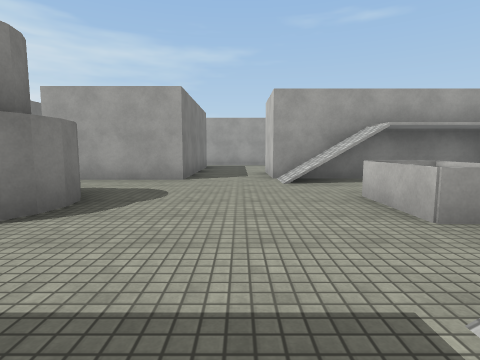
view 1 (above)

24 first-person views from a walk through a Unity game level. The camera is 1.3 m above the floor, tilts 6° down and sees 80° across. The floor is counted in squares, 2 m on a side. Each view is taken from the middle of a square. On the plan, view 1 faces up. The plan holds only what a view shows up to about 9 squares ahead; the rest is blank. The place goes on beyond the plan. Surface patterns are stand-ins for the level's own textures.

view 2
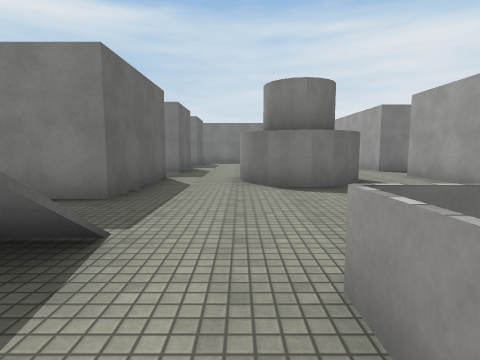

view 3
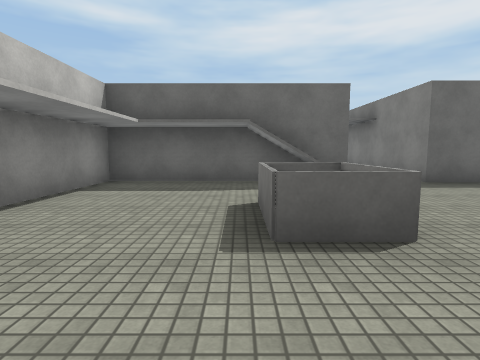

view 4
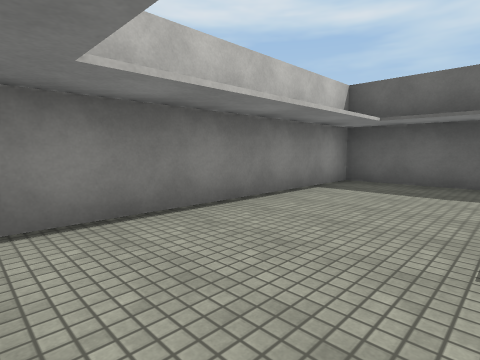

view 5
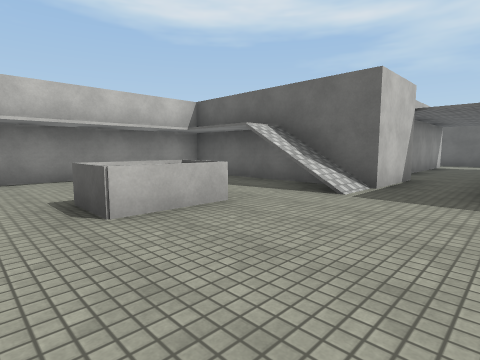

view 6
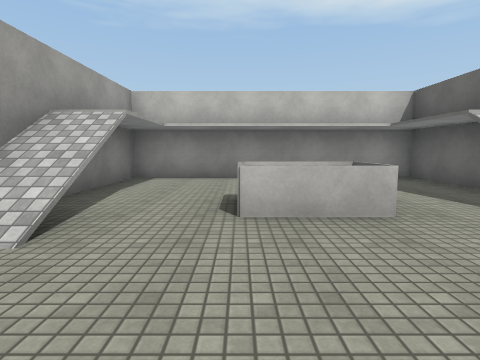

view 7
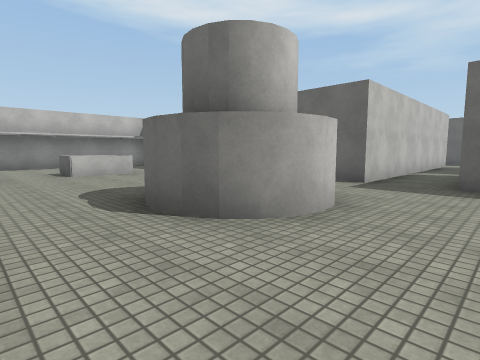

view 8
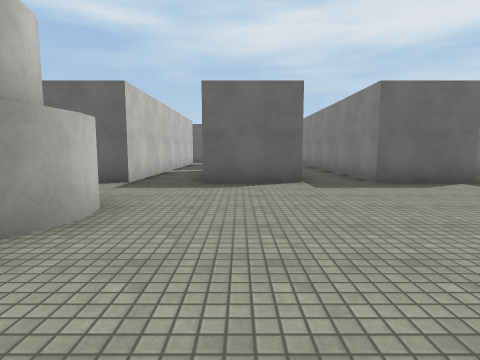

view 9
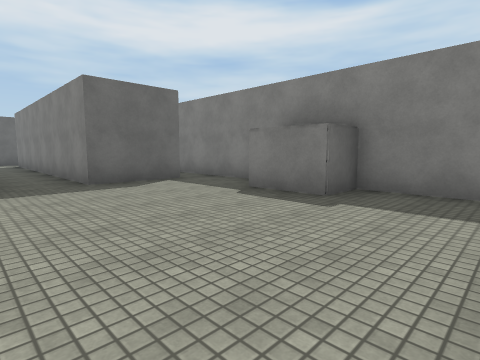

view 10
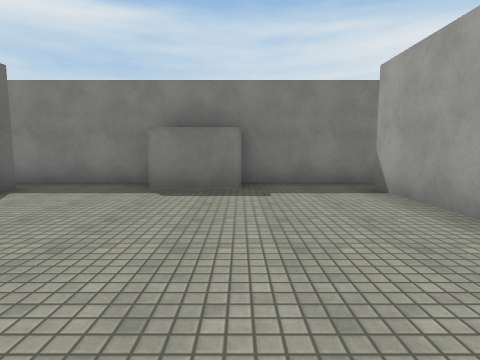

view 11
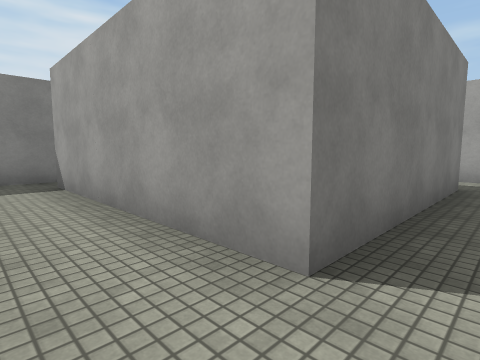

view 12
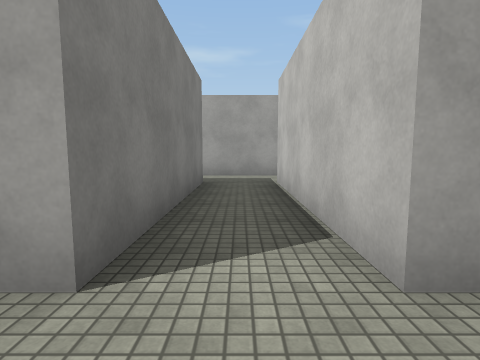

view 13
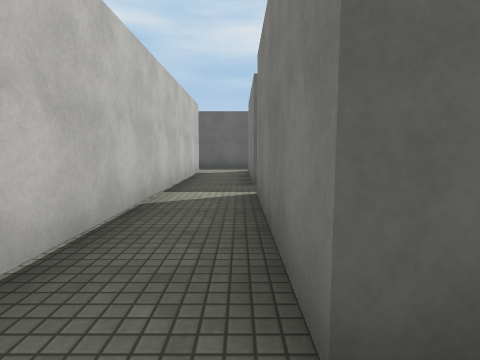

view 14
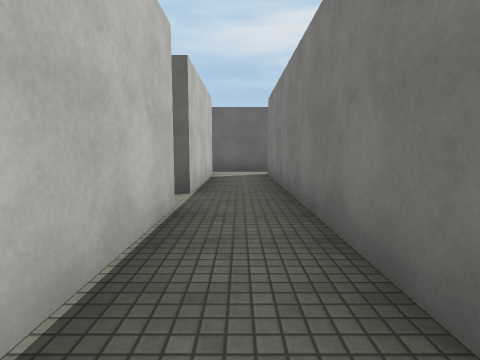

view 15
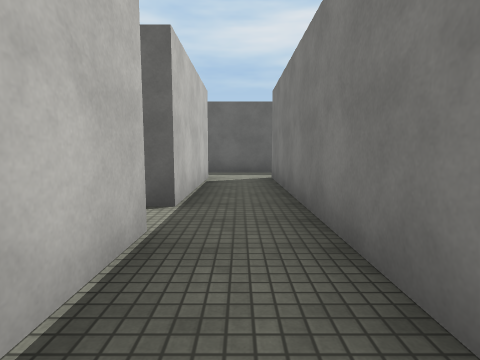

view 16
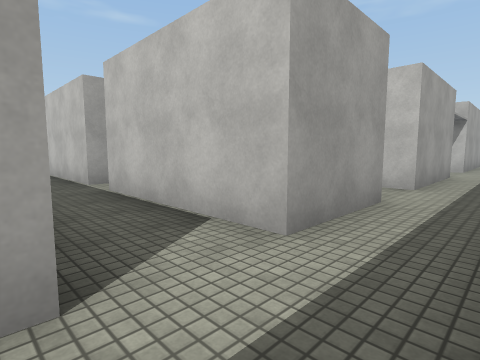

view 17
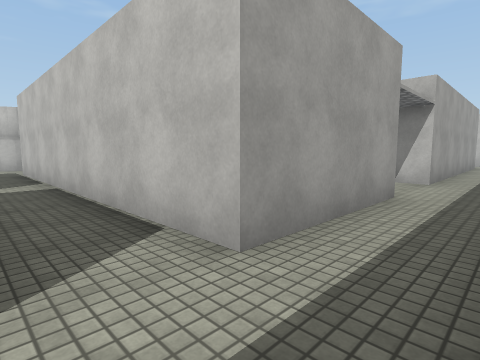

view 18
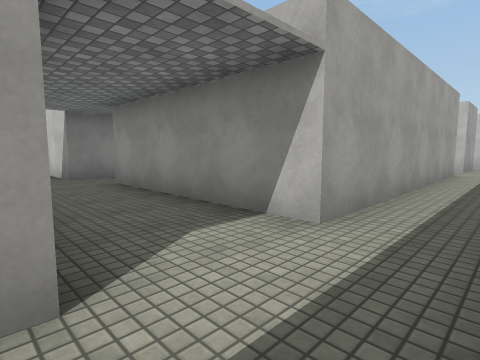

view 19
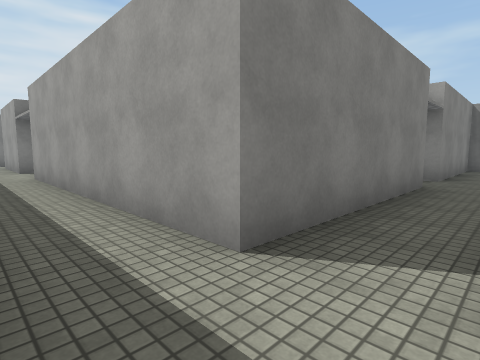

view 20
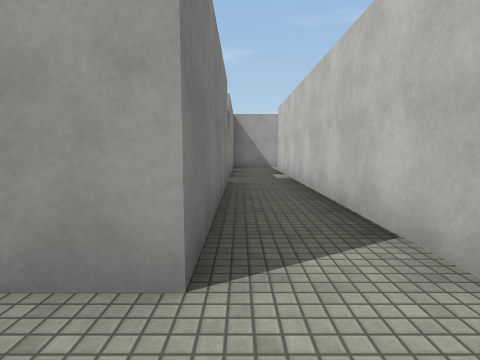

view 21
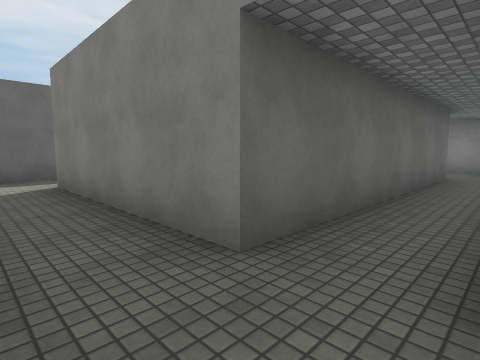

view 22
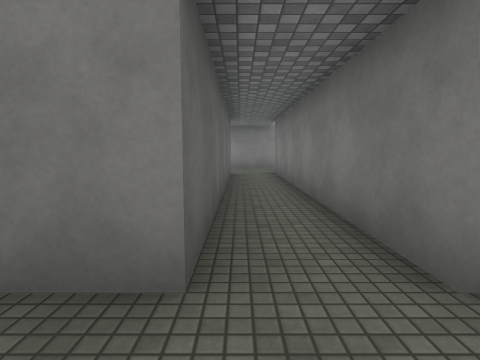

view 23
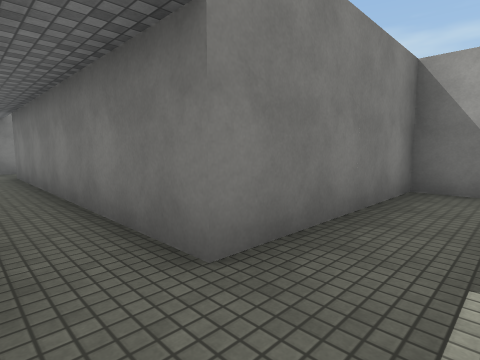

view 24
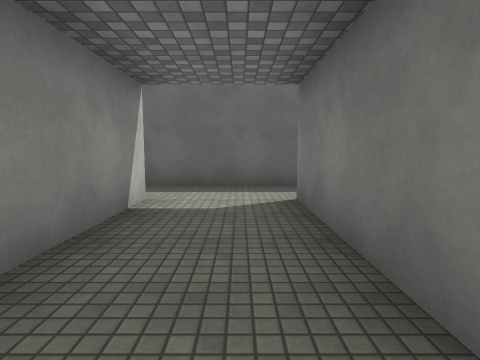

### Floor plan
Key: @ floor where view 1 was taken; # wall or solid block; . floor; / step, stairs or slope; = window, fence, low wall or low ledge; O other object.
Columns run from 12 left of view 1 to 11 right of it. Each row starts with its distance up from view 1.
 13       ###
 12       ...
 11       ...
 10       #.#
  9       #.###..
  8       #.###..O
  7 # #####.###..OOOOOO
  6 #............//...O
  5 #.................O
  4 ##......##....=...O
  3 ##......##....=...O
  2 #.................O ##
  1 #............//...OO..
  0 #.##.##..###@OOOOOOO..#
 -1 #  #.##..###.O     O..#
 -2    #.##..###.OOOOOOO..#
 -3    #.##..###..........#
 -4    #.....###..######..#
 -5    #.##..###..#    #..#
 -6    #.##..###..#    #..#
 -7    #.##..###..######..##
 -8    ....................
 -9    ...................
-10    ###     ####    ##

Where each view was taken, in squares from view 1:
view 1: 0 up, 0 right, facing up
view 2: 2 up, 3 right, facing left
view 3: 6 up, 3 right, facing down
view 4: 6 up, 3 right, facing down-right
view 5: 5 up, 1 left, facing down-right
view 6: 4 up, 1 left, facing right
view 7: 6 up, 6 left, facing down-right
view 8: 6 up, 6 left, facing down
view 9: 6 up, 7 left, facing down-left
view 10: 4 up, 6 left, facing left
view 11: 5 up, 5 left, facing up-left
view 12: 5 up, 5 left, facing up
view 13: 1 up, 5 left, facing down
view 14: 0 up, 8 left, facing down
view 15: 1 down, 8 left, facing down
view 16: 9 down, 9 left, facing up-right
view 17: 9 down, 5 left, facing up-right
view 18: 9 down, 1 left, facing up-right
view 19: 9 down, 9 right, facing up-left
view 20: 9 down, 8 right, facing up
view 21: 2 down, 9 right, facing down-left
view 22: 3 down, 9 right, facing left
view 23: 3 down, 9 right, facing up-left
view 24: 4 down, 0 right, facing down
